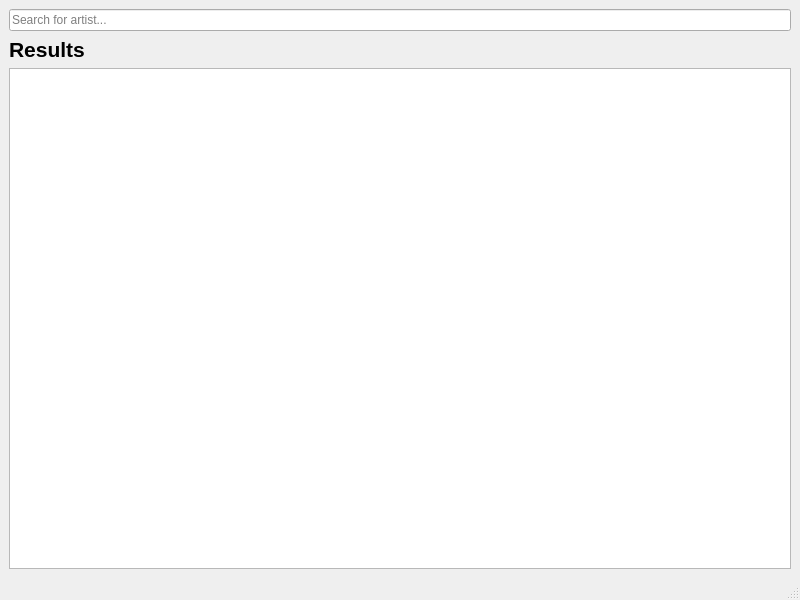
<?xml version="1.0" encoding="UTF-8"?>
<ui version="4.0">
 <class>MainWindow</class>
 <widget class="QMainWindow" name="MainWindow">
  <property name="geometry">
   <rect>
    <x>0</x>
    <y>0</y>
    <width>800</width>
    <height>600</height>
   </rect>
  </property>
  <property name="windowTitle">
   <string>MainWindow</string>
  </property>
  <widget class="QWidget" name="centralwidget">
   <layout class="QVBoxLayout" name="verticalLayout">
    <item>
     <widget class="QLineEdit" name="searchBar">
      <property name="placeholderText">
       <string>Search for artist...</string>
      </property>
     </widget>
    </item>
    <item>
     <layout class="QVBoxLayout" name="artistsContainer">
      <item>
       <widget class="QLabel" name="label">
        <property name="font">
         <font>
          <pointsize>16</pointsize>
          <weight>75</weight>
          <bold>true</bold>
         </font>
        </property>
        <property name="text">
         <string>Results</string>
        </property>
       </widget>
      </item>
      <item>
       <widget class="QListWidget" name="listWidget">
        <property name="iconSize">
         <size>
          <width>80</width>
          <height>80</height>
         </size>
        </property>
       </widget>
      </item>
     </layout>
    </item>
   </layout>
  </widget>
  <widget class="QMenuBar" name="menubar">
   <property name="geometry">
    <rect>
     <x>0</x>
     <y>0</y>
     <width>800</width>
     <height>34</height>
    </rect>
   </property>
  </widget>
  <widget class="QStatusBar" name="statusbar"/>
 </widget>
 <resources/>
 <connections/>
</ui>
